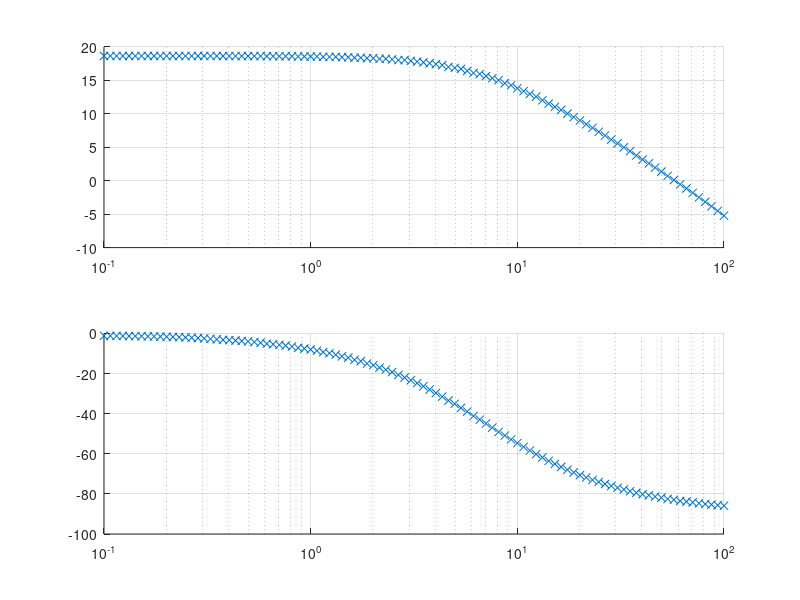

Source code (MATLAB):
%%
% w = logspace(-1,2,100);
% 
% for k = 1:100
%     X = 1i * w(k);
%     G2(k) = 60 / (X+7);
% end 
% subplot(2,1,1)
% semilogx(w,20*log10(abs(G2)));
% grid on
% subplot(2,1,2)
% semilogx(w,angle(G2)*180/pi)
% grid on
clear
%%
w = logspace(-1,2,100);
t = (-4*pi:0.01:4*pi);
G2 = tf(60,[1,7]);

for k = 1:100

    X2 = sin(w(k)*t);
    Y = lsim(G2,X2,t);
    
    FX2 = fft(X2);
    FY = fft(Y);

    
    [~, idx_FX2] = max(abs(FX2));

    [~, idx_FY] = max(abs(FY));
    dif(k) = FY(idx_FY)/FX2(idx_FX2);
end

subplot(2,1,1);
hold on
semilogx(w, 20*log10(abs(dif)),'x');
grid on
subplot(2,1,2);
hold on
semilogx(w, angle(dif)*180/pi ,'x');
grid on
% w = logspace(0.1,100,100);
% 
% t = (-4*pi:0.01:4*pi);
% G2 = tf(60,[1,7]);
% 
% for i = 1:100
%     
%     X2 = sin(w(i)*t);
%     Y = lsim(G2,X2,t);
%     
%     FX2 = fft(X2);
%     FY = fft(Y);
% 
%     
%    [mag_FX2, idx_FX2] = max(abs(FX2));
%     ang1 = angle(FX2(idx_FX2))*180/pi;
% 
%     [mag_FY, idx_FY] = max(abs(FY));
%     ang2 = angle(FY(idx_FY))*180/pi;
% 
%     mag(i) = mag_FY/mag_FX2;
%     
%     phase(i) = ang2-ang1; 
%     dif(i) = FY(idx_FY)/FX2(idx_FX2);
%     
% end
% subplot(2,1,1);
% semilogx(w, 20*log10(mag));
% grid on
% subplot(2,1,2);
% semilogx(w, phase );
% grid on
% 
% subplot(2,1,1);
% semilogx(w, 20*log10(abs(dif)));
% grid on
% subplot(2,1,2);
% semilogx(w, angle(dif)*180/pi );
% grid on

% subplot(2,1,1);
% semilogx(w,20*log10(abs(G2)));
% grid on
% hold on
% semilogx(w, 20*log10(abs(dif)));
% subplot(2,1,2);
% semilogx(w,angle(G2)*180/pi)
% grid on
% hold on
% semilogx(w, angle(dif)*180/pi );